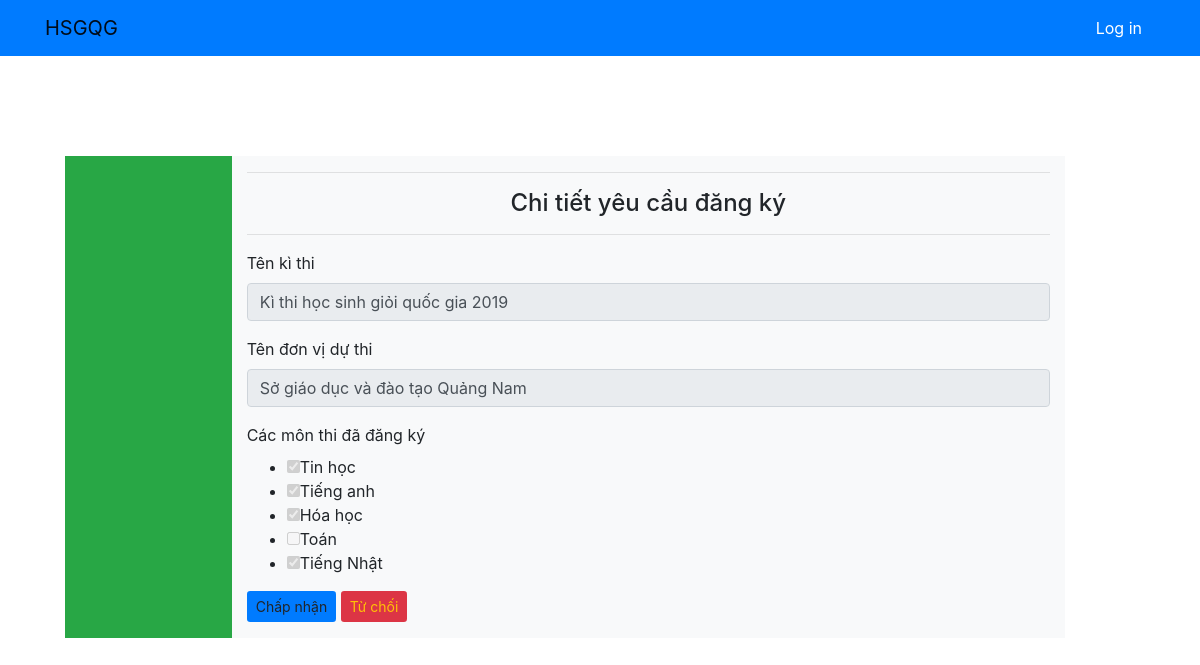
The page /organizer/detail_request_from_participant.html/11/ on the database its author committed.
### core/models.py (models this page shows, shortened)
class Contest_Participant(models.Model):
    STATUS = (
       ('accepted', 'Chấp nhận'),
       ('rejected', 'Từ chối'),
       ('waiting', 'Đang đợi'),
    )
    contest = models.ForeignKey(Contest, on_delete=models.CASCADE, null=True)
    participant  = models.ForeignKey(User, on_delete=models.CASCADE, null=True)
    date = models.DateField(auto_now=True)
    status = models.CharField(
       max_length=32,
       choices=STATUS,
       default='waiting',
    )
    subjects = models.ManyToManyField('Subject')

class Contest(models.Model):
    name = models.CharField(max_length = 50)
    day_start = models.DateField(auto_now=False)
    day_end = models.DateField(auto_now=False)
    subjects = models.ManyToManyField('Subject')
    def __str__(self):
        return self.name

class User(AbstractUser):
    is_BanToChuc = models.BooleanField(default=False)
    is_DonViDuThi = models.BooleanField(default=False)
    name = models.CharField(max_length=30)
    email = models.CharField(max_length=30)
    phone_number = models.CharField(max_length=15)
    def __str__(self):
        return self.name

class Subject(models.Model):
    name = models.CharField(max_length=30)

### core/views.py (the view)
# urls.py: path('organizer/detail_request_from_participant.html/<int:cp_id>/', views.detail_request_from_participant, name='detail_request_from_participant'),
def detail_request_from_participant(request, cp_id):
    cp = Contest_Participant.objects.get(id=cp_id)
    subjects_in_cp = cp.subjects.all()
    subjects_in_c = Contest.objects.get(id=cp.contest.id).subjects.all()
    return render(request, 'organizer/detail_request_from_participant.html',{
        'cp': cp,
        'subjects_in_cp': subjects_in_cp,
        'subjects_in_c' : subjects_in_c
    })

### ContestManagement4/templates/organizer/detail_request_from_participant.html (shortened to what this page needs)
{% extends 'base.html' %}
{% block content %}
    <h4 class="text-center">Chi tiết yêu cầu đăng ký</h4>
    <hr>
    <form action=" # " method='POST'>
            <div class="form-group">
                <label for="participant_name">Tên kì thi</label>
                <input type="text" class="form-control"  value="{{ cp.contest }}" disabled>
            </div>
            <div class="form-group">
                <label for="email">Tên đơn vị dự thi</label>
                <input type="text" class="form-control" i value="{{ cp.participant }}" disabled>
            </div>
            <div class="form-group">
                <label for="subject">Các môn thi đã đăng ký</label>
                <ul>
                    {% for subject in subjects_in_c %}
                        {% if subject in subjects_in_cp %}
                            <li><input class="form-check-label" type="checkbox" id="subject" name="subject" value="{{ subject.name }}" checked disabled>{{ subject.name }}</li>
                        {% else %}
                            <li><input class="form-check-label" type="checkbox" id="subject" name="subject" value="{{ subject.name }}" disabled>{{ subject.name }}</li>
                        {% endif %}
                    {% endfor %}
                </ul>
            </div>
            <div class="form-group">
                <a href=" {% url 'accept_request' cp.id %} ">
                    <button type="button" class="btn btn-default btn-sm bg-primary" id="myBtn"> Chấp nhận </button>
                </a>
                <a href=" {% url 'reject_request' cp.id %} ">
                    <button type="button" class="btn btn-default btn-sm bg-danger text-warning"> Từ chối </button>
                </a>
            </div>
    </form>
{% endblock content %}

### rows shown on the page
Contest_Participant: contest "Kì thi học sinh giỏi quốc gia 2019", participant "Sở giáo dục và đào tạo Quảng Nam"
Subject: name "Tin học"
Subject: name "Tiếng anh"
Subject: name "Hóa học"
Subject: name "Toán"
Subject: name "Tiếng Nhật"
